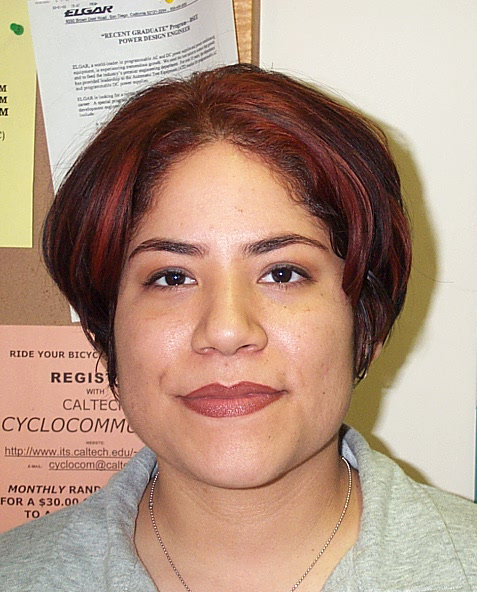
%> input picture DB0/db0_1.jpg, 477 x 592 px
$ octave --eval "result = eye_detect_circular(imread('DB0/db0_1.jpg'));"   (GNU Octave 9; MATLAB toolbox functions it lacks are replaced by stand-ins)
%> lines starting %> are read from the running program, lines starting %| are printed output that depends on the picture
function [binary_image] = eye_detect_circular(inputImage)

[centers, radii, metric] = imfindcircles(inputImage,[6 10]);
%> centers = [239 296.5]; radii = 6; metric = 0

centersStrong5 = centers(:,:);
%> centersStrong5 = [239 296.5]
radiiStrong5 = radii(:);
%> radiiStrong5 = 6
metricStrong5 = metric(:);
%> metricStrong5 = 0

imshow(inputImage)
hold on
viscircles(centersStrong5, radiiStrong5,'EdgeColor','b');
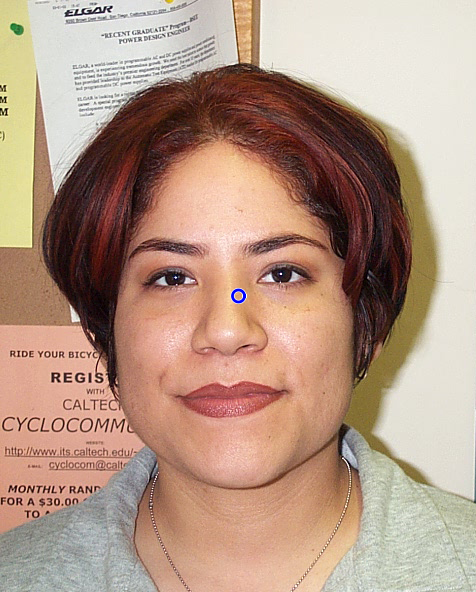
%> figure redrawn from the program's plot data
hold off


end
%> (the run ends here)

$ run again, on DB0/db0_2.jpg
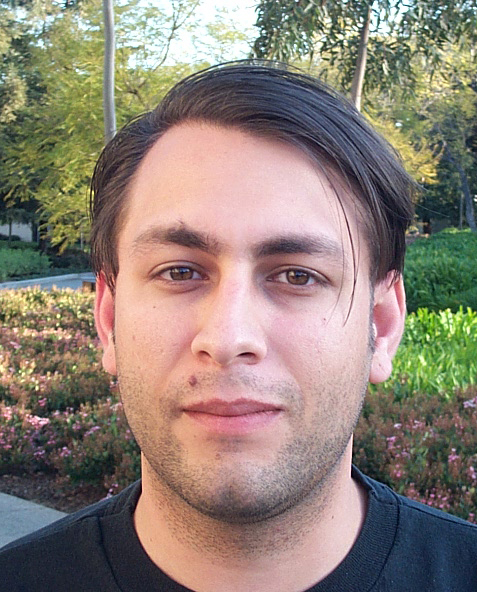
%> input picture DB0/db0_2.jpg, 477 x 592 px
%> centers = [239 296.5]; radii = 6; metric = 0
%> centersStrong5 = [239 296.5]
%> radiiStrong5 = 6
%> metricStrong5 = 0
%> in eye_detect_circular, `viscircles(centersStrong5, radiiStrong5,'EdgeColor','b');`:
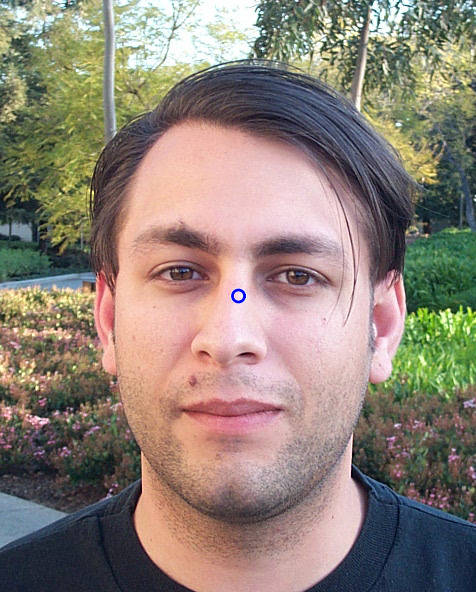
%> figure redrawn from the program's plot data

$ run again, on DB0/db0_3.jpg
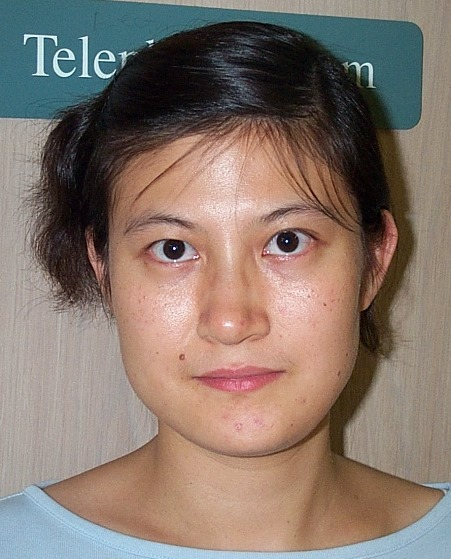
%> input picture DB0/db0_3.jpg, 451 x 559 px
%> centers = [112.7 65.11; 77.3 60.11]; radii = [6; 6]; metric = [0.0251; 0.0244]
%> centersStrong5 = [112.7 65.11; 77.3 60.11]
%> radiiStrong5 = [6; 6]
%> metricStrong5 = [0.0251; 0.0244]
%> in eye_detect_circular, `viscircles(centersStrong5, radiiStrong5,'EdgeColor','b');`:
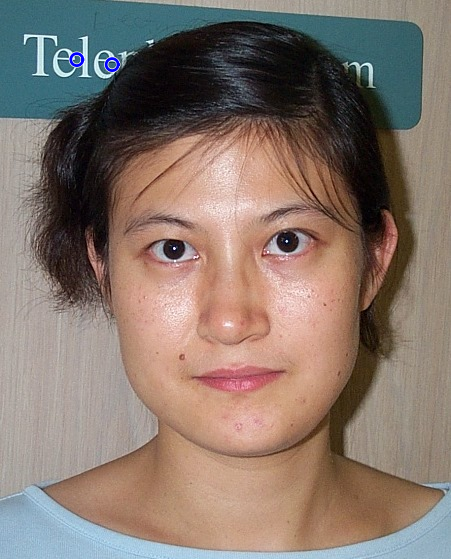
%> figure redrawn from the program's plot data

$ run again, on DB0/db0_4.jpg
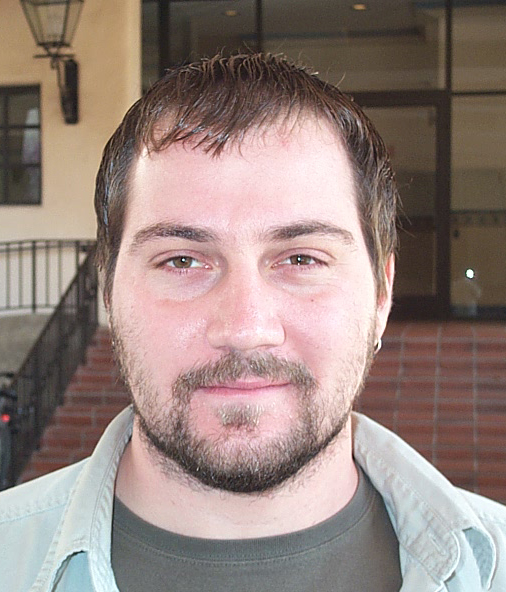
%> input picture DB0/db0_4.jpg, 506 x 592 px
%> centers = [253.5 296.5]; radii = 6; metric = 0
%> centersStrong5 = [253.5 296.5]
%> radiiStrong5 = 6
%> metricStrong5 = 0
%> in eye_detect_circular, `viscircles(centersStrong5, radiiStrong5,'EdgeColor','b');`:
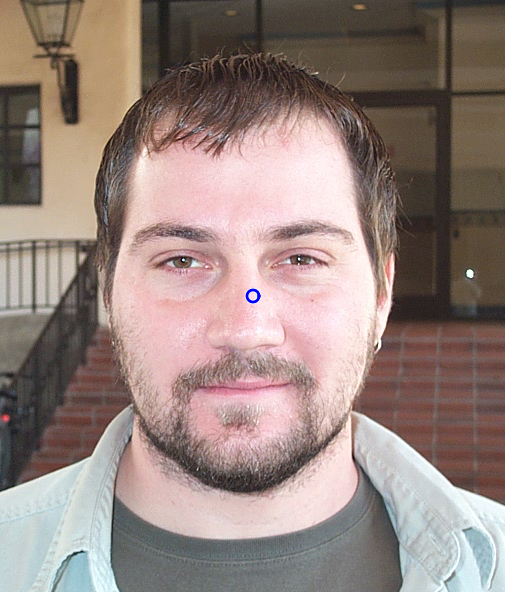
%> figure redrawn from the program's plot data
